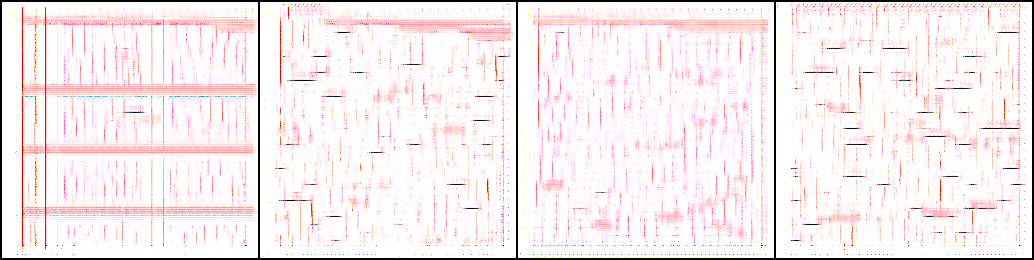
#> input picture y_fake_epoch_21.png, 1034 x 260 px
$ python -i generate_images.py   (imports and definitions only)
#> lines starting #> are read from the running program, lines starting #| are printed output that depends on the picture
import os
import shutil
from PIL import Image, ImageFilter
from tqdm import tqdm

# --- 1. CONFIGURATION ---
# These relative paths are correct for your ecg-project folder.

# Path to your raw plot images
SOURCE_PLOTS_DIR = 'output/targets/'

# Path to your background images
BACKGROUNDS_DIR = 'backgrounds/'

# Where the final, combined images will be saved
OUTPUT_DIR = 'final_generated_images/'

# Number of sample images to generate for the test run
NUM_SAMPLES_TO_GENERATE = 10
# --- END OF CONFIGURATION ---


def add_shadow(img):
    """Adds a drop shadow effect to a PIL Image with a transparent background."""
    shadow_offset = (15, 15)
    shadow_color = (0, 0, 0, 180)
    shadow = Image.new('RGBA', img.size, (0, 0, 0, 0))
    alpha_mask = img.split()[3]
    shadow.paste(shadow_color, (0, 0), alpha_mask)
    shadow = shadow.filter(ImageFilter.GaussianBlur(10))
    final_canvas = Image.new('RGBA',
                            (img.width + shadow_offset[0], img.height + shadow_offset[1]),
                            (0, 0, 0, 0))
    final_canvas.paste(shadow, shadow_offset, shadow)
    final_canvas.paste(img, (0, 0), img)
    return final_canvas

# [56 lines left out: function generate_images, not called in this run]


# [2 lines not run here, left out]

>>> import cv2
>>> picture = cv2.imread('../../y_fake_epoch_21.png', cv2.IMREAD_GRAYSCALE)
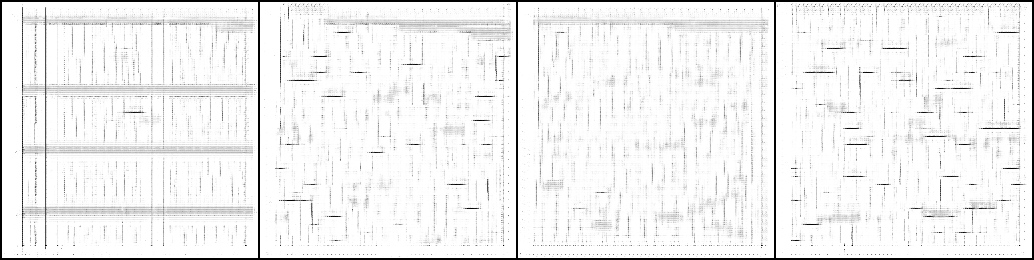
#> picture: shape (260, 1034); min 0, max 255, mean 240.5
#> (the run stopped early here; a loop or call above may not have finished)
